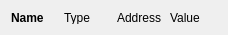
<?xml version="1.0" encoding="UTF-8"?>
<ui version="4.0">
 <class>RegWatcherWidget</class>
 <widget class="QWidget" name="RegWatcherWidget">
  <property name="geometry">
   <rect>
    <x>0</x>
    <y>0</y>
    <width>228</width>
    <height>35</height>
   </rect>
  </property>
  <property name="sizePolicy">
   <sizepolicy hsizetype="Preferred" vsizetype="Preferred">
    <horstretch>0</horstretch>
    <verstretch>0</verstretch>
   </sizepolicy>
  </property>
  <property name="minimumSize">
   <size>
    <width>0</width>
    <height>35</height>
   </size>
  </property>
  <property name="windowTitle">
   <string>RegWatcherWidget</string>
  </property>
  <layout class="QHBoxLayout" name="horizontalLayout">
   <item>
    <widget class="QLabel" name="lblName">
     <property name="font">
      <font>
       <weight>75</weight>
       <bold>true</bold>
      </font>
     </property>
     <property name="toolTip">
      <string>Name</string>
     </property>
     <property name="text">
      <string>Name</string>
     </property>
    </widget>
   </item>
   <item>
    <widget class="QLabel" name="lblType">
     <property name="toolTip">
      <string>Type</string>
     </property>
     <property name="text">
      <string>Type</string>
     </property>
    </widget>
   </item>
   <item>
    <widget class="QLabel" name="lblAddress">
     <property name="toolTip">
      <string>Address</string>
     </property>
     <property name="text">
      <string>Address</string>
     </property>
    </widget>
   </item>
   <item>
    <widget class="QLabel" name="lblValue">
     <property name="toolTip">
      <string>Value</string>
     </property>
     <property name="text">
      <string>Value</string>
     </property>
    </widget>
   </item>
  </layout>
 </widget>
 <resources/>
 <connections/>
</ui>
